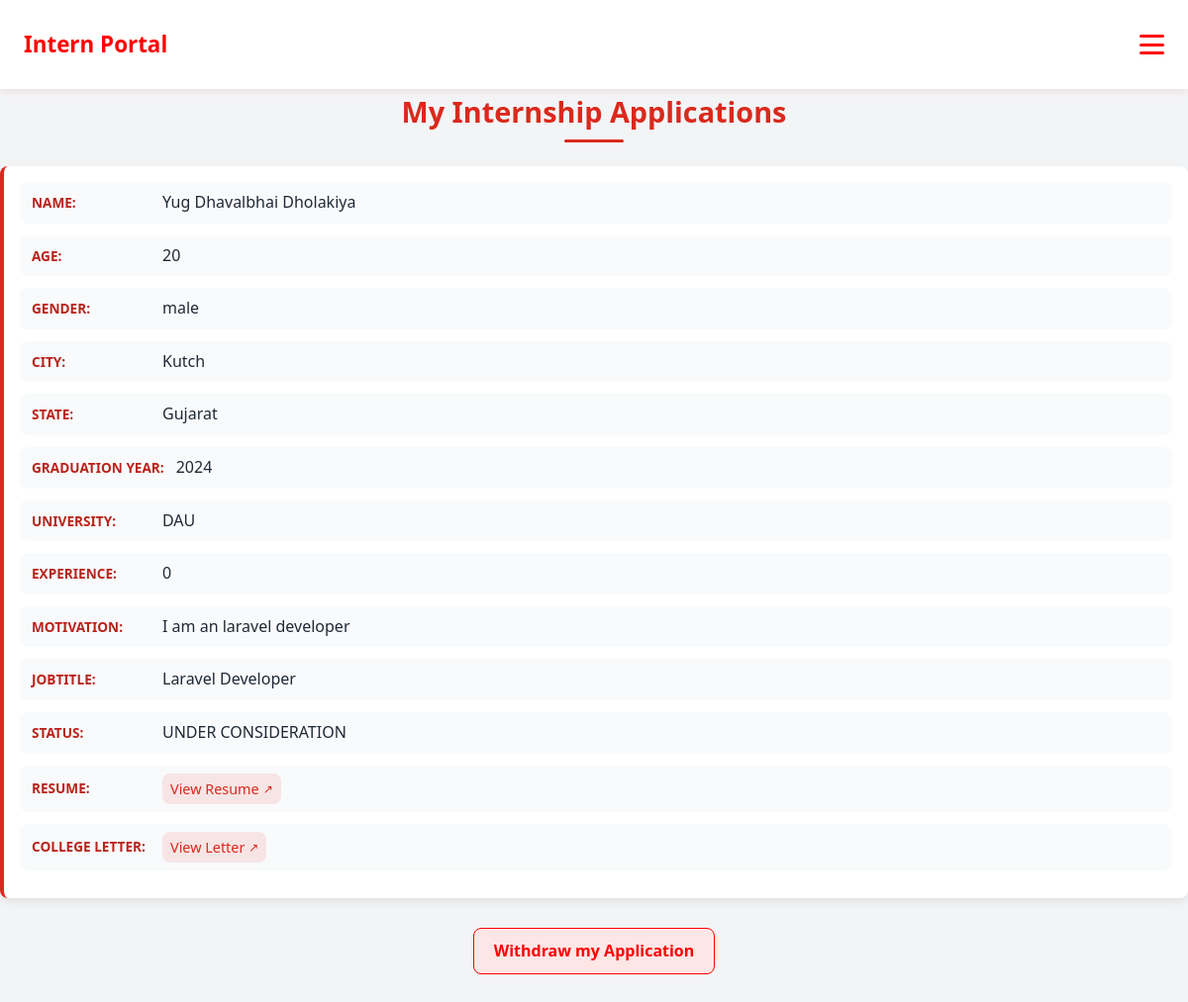
Page /webpages/intern/myapplication.php (signed in) on the committed database.
### tables this page shows
CREATE TABLE `appliers` (
  `FIRSTNAME` varchar(25) NOT NULL,
  `MIDDLENAME` varchar(25) NOT NULL,
  `LASTNAME` varchar(25) NOT NULL,
  `AGE` int(3) NOT NULL,
  `PHONE` varchar(12) NOT NULL,
  `EMAIL` varchar(50) NOT NULL,
  `GRADYEAR` int(3) NOT NULL,
  `UNIVERSITY` varchar(50) NOT NULL,
  `EXPEREINCE` int(3) NOT NULL,
  `DESCRIPTION` varchar(500) NOT NULL,
  `RESUME_PATH` varchar(150) NOT NULL,
  `COLLEGE_LETTER_PATH` varchar(150) NOT NULL,
  `STATUS` varchar(30) NOT NULL,
  `JOBTITLE` varchar(50) NOT NULL,
  `GENDER` varchar(30) NOT NULL,
  `CITY` varchar(30) NOT NULL,
  `STATE` varchar(30) NOT NULL
);

### webpages/intern/myapplication.php (the view, shortened to what this page needs)
<?php
    require("../internnavbar.php");
    require("../../dbconn.php");
    if(!isset($_SESSION["EMAIL"]) || !isset($_SESSION["PHONE"])) {
        echo "<script> alert('Your session has been expired, please login again'); </script>";
        echo "<script> window.location.href = '../../index.php'; </script>";
        exit();
    }
    else {
        $phone = $_SESSION["PHONE"];
        $email = $_SESSION["EMAIL"];
        $sql = "SELECT * FROM APPLIERS WHERE PHONE = '$phone' AND EMAIL = '$email';";
        $result = $conn->query($sql);
    }
?>
<!DOCTYPE html>
<html lang="en">
<head>
  <link rel="stylesheet" href="../../styles/myapplication.css"/>
</head>
<body>
<main>
  <h2>My Internship Applications</h2>
  <?php while ($row = $result->fetch_assoc()) { ?>
      <div class="application">
          <div class="info"><span>Name:</span> <?php echo ($row['FIRSTNAME'] . ' ' . $row['MIDDLENAME'] . ' ' . $row['LASTNAME']); ?></div>
          <div class="info"><span>Age:</span> <?php echo ($row['AGE']); ?></div>
          <div class="info"><span>Gender:</span> <?php echo ($row['GENDER']); ?></div>
          <div class="info"><span>City:</span> <?php echo ($row['CITY']); ?></div>
          <div class="info"><span>State:</span> <?php echo ($row['STATE']); ?></div>
          <div class="info"><span>Graduation Year:</span> <?php echo ($row['GRADYEAR']); ?></div>
          <div class="info"><span>University:</span> <?php echo ($row['UNIVERSITY']); ?></div>
          <div class="info"><span>Experience:</span> <?php echo($row['EXPEREINCE']); ?></div>
          <div class="info"><span>Motivation:</span> <?php echo ($row['DESCRIPTION']); ?></div>
          <div class="info"><span>JobTitle:</span> <?php echo ($row['JOBTITLE']); ?></div>
          <div class="info"><span>Status:</span> <?php echo ($row['STATUS']); ?></div>
          <div class="info">
            <span>Resume:</span>
            <a href="/INTERNSHIP_PROJECT/backend/<?php echo htmlspecialchars($row['RESUME_PATH']); ?>"  rel="noopener noreferrer">View Resume</a>
          </div>
          <div class="info">
            <span>College Letter:</span>
            <a href="/INTERNSHIP_PROJECT/backend/<?php echo htmlspecialchars($row['COLLEGE_LETTER_PATH']); ?>"  rel="noopener noreferrer">View Letter</a>
          </div>
      </div>
  <?php } ?>
    <a href="/INTERNSHIP_PROJECT/backend/withdraw.php?email=<?php echo urlencode($email); ?>" class="withdraw-btn">
      Withdraw my Application
    </a>
</main>
</body>
</html>

### styles/myapplication.css (style rules this page uses)
:root { --amul-red: #DA291C; --amul-red-light: #e74c3c; --amul-red-dark: #b9231b; --amul-white: #FFFFFF; --neutral-50: #F9FAFB; --neutral-100: #F3F4F6; --neutral-200: #E5E7EB; --neutral-300: #D1D5DB; --neutral-400: #9CA3AF; --neutral-500: #6B7280; --neutral-800: #1F2937; --font-family: 'Poppins', sans-serif; --shadow: 0 4px 8px rgba(0, 0, 0, 0.08); --border-radius: 8px; --spacing-1: 0.25rem; --spacing-2: 0.5rem; --spacing-3: 0.75rem; --spacing-4: 1rem; --spacing-5: 1.5rem; }
* { margin: 0; padding: 0; box-sizing: border-box; }
body { background-color: var(--neutral-100); color: var(--neutral-800); line-height: 1.6; }
main { max-width: 1200px; margin: 0 auto; }
h2 { font-size: 1.8rem; color: var(--amul-red); text-align: center; margin-bottom: var(--spacing-5); position: relative; padding-bottom: var(--spacing-2); }
h2::after { content: ''; width: 60px; height: 3px; background-color: var(--amul-red); position: absolute; left: 50%; bottom: 0; transform: translateX(-50%); border-radius: 2px; }
.application { background: var(--amul-white); border-left: 4px solid var(--amul-red); box-shadow: var(--shadow); border-radius: var(--border-radius); margin-bottom: var(--spacing-4); padding: var(--spacing-4); animation: fadeInUp 0.4s ease forwards; }
.info { display: flex; flex-wrap: wrap; align-items: center; margin-bottom: var(--spacing-3); background-color: var(--neutral-50); padding: var(--spacing-2) var(--spacing-3); border-radius: var(--border-radius); }
.info span { font-weight: 600; color: var(--amul-red-dark); margin-right: var(--spacing-3); min-width: 120px; font-size: 0.85rem; text-transform: uppercase; }
.info a { font-weight: 500; font-size: 0.9rem; color: var(--amul-red); text-decoration: none; padding: var(--spacing-1) var(--spacing-2); background-color: rgba(218, 41, 28, 0.1); border-radius: var(--border-radius); transition: all 0.3s ease; display: inline-flex; align-items: center; gap: var(--spacing-1); }
.info a::after { content: '↗'; font-size: 0.75rem; }

### webpages/internnavbar.php (style rules this page uses)
:root { --red-primary: red; --red-dark: red; --red-light: #ef9a9a; --white: #ffffff; --gray-light: #fafafa; --transition-speed: 0.3s; --navbar-height: 90px; }
* { box-sizing: border-box; margin: 0; padding: 0; }
body { font-family: "Segoe UI", Tahoma, Geneva, Verdana, sans-serif; background-color: var(--gray-light); color: var(--red-dark); }

### webpages/intern/myapplication.php (style rules this page uses)
.withdraw-btn { display: block; width: fit-content; margin: 30px auto; padding: 10px 20px; background-color: #ffe6e6; color: red; border: 1px solid red; border-radius: 8px; text-align: center; font-weight: bold; text-decoration: none; transition: all 0.3s ease; }

### rows in the picture
appliers: FIRSTNAME "Yug", MIDDLENAME "Dhavalbhai", LASTNAME "Dholakiya", AGE "20", GENDER "male", CITY "Kutch", STATE "Gujarat", GRADYEAR "2024", UNIVERSITY "DAU", EXPEREINCE "0", DESCRIPTION "I am an laravel developer", JOBTITLE "Laravel Developer", STATUS "UNDER CONSIDERATION"
